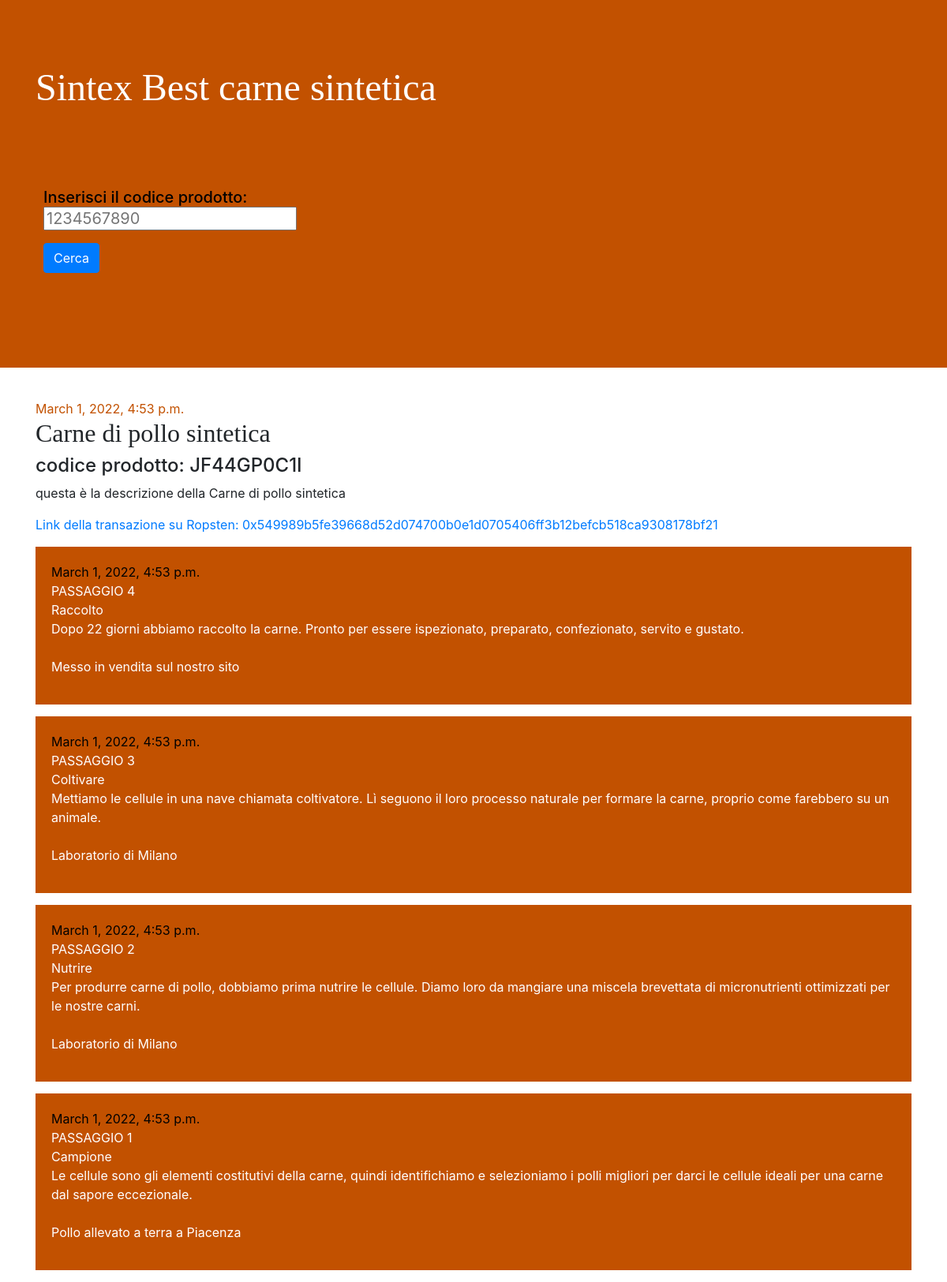
/product/1/, run on the app's committed database.
### startup/models.py (models this page shows, shortened)
class Product(models.Model):
    name = models.CharField(max_length=200)
    description = models.TextField()
    code = models.CharField(max_length=10)
    creation_date = models.DateTimeField(default=timezone.now)
    transactionid = models.TextField(default="")

class StepProduct(models.Model):
    description = models.TextField()
    code = models.CharField(max_length=10)
    creation_date = models.DateTimeField(default=timezone.now)

### startup/views.py (the view)
# urls.py: path("product/<int:pk>/", views.product_detail, name="product_detail"),
def product_detail(request, pk):
    product = get_object_or_404(Product, pk=pk)
    steps = (
        StepProduct.objects.filter(code=product.code)
        .order_by("creation_date")
        .reverse()
    )
    return render(
        request, "startup/product_detail.html", {"product": product, "steps": steps}
    )

### startup/templates/startup/product_detail.html (shortened to what this page needs)
{% extends 'startup/base.html' %}
{% block content %}
    <article class="product">
        {% if product.creation_date %}
            <time class="date">
                {{ product.creation_date }}
            </time>
        {% endif %}
        <h2>{{ product.name }}</h2>
        <h4>codice prodotto: {{ product.code }}</h4>
        <p>{{ product.description|linebreaksbr }}</p>
        <a href="https://ropsten.etherscan.io/tx/{{product.transactionid}}" target="_blank">
            <p>Link della transazione su Ropsten: {{ product.transactionid|linebreaksbr }}</p></a>
    </article>
    {% for step in steps %}
        <article class="box">
            <time class="date2">
                {{ step.creation_date }}
            </time>
        <p>{{ step.description|linebreaksbr }}</p>
        </article>
    {% endfor %}
{% endblock %}

### startup/static/css/blog.css (style rules this page uses)
h1, h2 { font-family: 'Rowdies', cursive; }
, h3, h4 { font-family: 'Lobster', cursive; }
.date { color: #C25100; }
.date2 { color: #000000; }
.box { padding: 20px; background-color: #C25100; color: white; margin-bottom: 15px; }

### data on the page
Product: creation_date "March 1, 2022, 4:53 p.m.", name "Carne di pollo sintetica", code "JF44GP0C1I", description "questa è la descrizione della Carne di pollo sintetica", transactionid "0x549989b5fe39668d52d074700b0e1d0705406ff3b12befcb518ca9308178bf21"
StepProduct: creation_date "March 1, 2022, 4:53 p.m.", description "PASSAGGIO 4 Raccolto Dopo 22 giorni abbiamo raccolto la carne. Pronto per essere ispezionato, preparato, confezionato, servito e gustato. Messo in vendita sul nostro sito"
StepProduct: creation_date "March 1, 2022, 4:53 p.m.", description "PASSAGGIO 3 Coltivare Mettiamo le cellule in una nave chiamata coltivatore. Lì seguono il loro processo naturale per formare la carne, proprio come farebbero su un animale. Laboratorio di Milano"
StepProduct: creation_date "March 1, 2022, 4:53 p.m.", description "PASSAGGIO 2 Nutrire Per produrre carne di pollo, dobbiamo prima nutrire le cellule. Diamo loro da mangiare una miscela brevettata di micronutrienti ottimizzati per le nostre carni. Laboratorio di Milano"
StepProduct: creation_date "March 1, 2022, 4:53 p.m.", description "PASSAGGIO 1 Campione Le cellule sono gli elementi costitutivi della carne, quindi identifichiamo e selezioniamo i polli migliori per darci le cellule ideali per una carne dal sapore eccezionale. Pollo allevato a terra a Piacenza"
